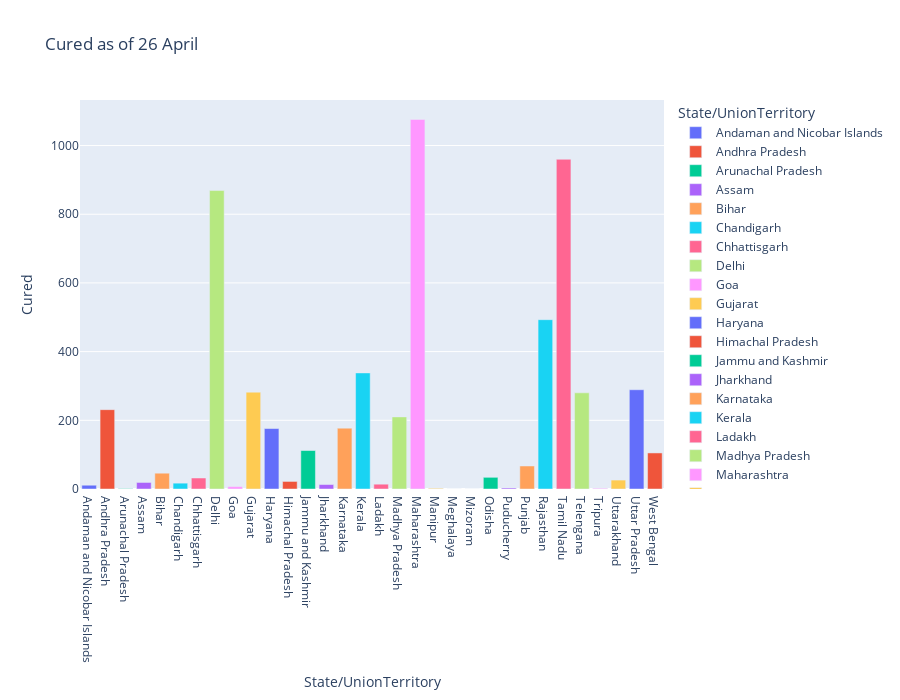

The cell this chart's notebook holds for it:
### Code cell
fig.show()

### Figure 1 — Plotly figure (JSON) as saved in the notebook; plotly's stock layout.template omitted (floating-point values rounded to 4 significant figures)
{"data": [{"alignmentgroup": "True", "hoverlabel": {"namelength": 0}, "hovertemplate": "State/UnionTerritory=%{x}<br>Cured=%{y}", "legendgroup": "Andaman and Nicobar Islands", "marker": {"color": "#636efa"}, "name": "Andaman and Nicobar Islands", "offsetgroup": "Andaman and Nicobar Islands", "orientation": "v", "showlegend": true, "textposition": "auto", "type": "bar", "x": ["Andaman and Nicobar Islands"], "xaxis": "x", "y": [11], "yaxis": "y"}, {"alignmentgroup": "True", "hoverlabel": {"namelength": 0}, "hovertemplate": "State/UnionTerritory=%{x}<br>Cured=%{y}", "legendgroup": "Andhra Pradesh", "marker": {"color": "#EF553B"}, "name": "Andhra Pradesh", "offsetgroup": "Andhra Pradesh", "orientation": "v", "showlegend": true, "textposition": "auto", "type": "bar", "x": ["Andhra Pradesh"], "xaxis": "x", "y": [231], "yaxis": "y"}, {"alignmentgroup": "True", "hoverlabel": {"namelength": 0}, "hovertemplate": "State/UnionTerritory=%{x}<br>Cured=%{y}", "legendgroup": "Arunachal Pradesh", "marker": {"color": "#00cc96"}, "name": "Arunachal Pradesh", "offsetgroup": "Arunachal Pradesh", "orientation": "v", "showlegend": true, "textposition": "auto", "type": "bar", "x": ["Arunachal Pradesh"], "xaxis": "x", "y": [1], "yaxis": "y"}, {"alignmentgroup": "True", "hoverlabel": {"namelength": 0}, "hovertemplate": "State/UnionTerritory=%{x}<br>Cured=%{y}", "legendgroup": "Assam", "marker": {"color": "#ab63fa"}, "name": "Assam", "offsetgroup": "Assam", "orientation": "v", "showlegend": true, "textposition": "auto", "type": "bar", "x": ["Assam"], "xaxis": "x", "y": [19], "yaxis": "y"}, {"alignmentgroup": "True", "hoverlabel": {"namelength": 0}, "hovertemplate": "State/UnionTerritory=%{x}<br>Cured=%{y}", "legendgroup": "Bihar", "marker": {"color": "#FFA15A"}, "name": "Bihar", "offsetgroup": "Bihar", "orientation": "v", "showlegend": true, "textposition": "auto", "type": "bar", "x": ["Bihar"], "xaxis": "x", "y": [46], "yaxis": "y"}, {"alignmentgroup": "True", "hoverlabel": {"namelength": 0}, "hovertemplate": "State/UnionTerritory=%{x}<br>Cured=%{y}", "legendgroup": "Chandigarh", "marker": {"color": "#19d3f3"}, "name": "Chandigarh", "offsetgroup": "Chandigarh", "orientation": "v", "showlegend": true, "textposition": "auto", "type": "bar", "x": ["Chandigarh"], "xaxis": "x", "y": [17], "yaxis": "y"}, {"alignmentgroup": "True", "hoverlabel": {"namelength": 0}, "hovertemplate": "State/UnionTerritory=%{x}<br>Cured=%{y}", "legendgroup": "Chhattisgarh", "marker": {"color": "#FF6692"}, "name": "Chhattisgarh", "offsetgroup": "Chhattisgarh", "orientation": "v", "showlegend": true, "textposition": "auto", "type": "bar", "x": ["Chhattisgarh"], "xaxis": "x", "y": [32], "yaxis": "y"}, {"alignmentgroup": "True", "hoverlabel": {"namelength": 0}, "hovertemplate": "State/UnionTerritory=%{x}<br>Cured=%{y}", "legendgroup": "Delhi", "marker": {"color": "#B6E880"}, "name": "Delhi", "offsetgroup": "Delhi", "orientation": "v", "showlegend": true, "textposition": "auto", "type": "bar", "x": ["Delhi"], "xaxis": "x", "y": [869], "yaxis": "y"}, {"alignmentgroup": "True", "hoverlabel": {"namelength": 0}, "hovertemplate": "State/UnionTerritory=%{x}<br>Cured=%{y}", "legendgroup": "Goa", "marker": {"color": "#FF97FF"}, "name": "Goa", "offsetgroup": "Goa", "orientation": "v", "showlegend": true, "textposition": "auto", "type": "bar", "x": ["Goa"], "xaxis": "x", "y": [7], "yaxis": "y"}, {"alignmentgroup": "True", "hoverlabel": {"namelength": 0}, "hovertemplate": "State/UnionTerritory=%{x}<br>Cured=%{y}", "legendgroup": "Gujarat", "marker": {"color": "#FECB52"}, "name": "Gujarat", "offsetgroup": "Gujarat", "orientation": "v", "showlegend": true, "textposition": "auto", "type": "bar", "x": ["Gujarat"], "xaxis": "x", "y": [282], "yaxis": "y"}, {"alignmentgroup": "True", "hoverlabel": {"namelength": 0}, "hovertemplate": "State/UnionTerritory=%{x}<br>Cured=%{y}", "legendgroup": "Haryana", "marker": {"color": "#636efa"}, "name": "Haryana", "offsetgroup": "Haryana", "orientation": "v", "showlegend": true, "textposition": "auto", "type": "bar", "x": ["Haryana"], "xaxis": "x", "y": [176], "yaxis": "y"}, {"alignmentgroup": "True", "hoverlabel": {"namelength": 0}, "hovertemplate": "State/UnionTerritory=%{x}<br>Cured=%{y}", "legendgroup": "Himachal Pradesh", "marker": {"color": "#EF553B"}, "name": "Himachal Pradesh", "offsetgroup": "Himachal Pradesh", "orientation": "v", "showlegend": true, "textposition": "auto", "type": "bar", "x": ["Himachal Pradesh"], "xaxis": "x", "y": [22], "yaxis": "y"}, {"alignmentgroup": "True", "hoverlabel": {"namelength": 0}, "hovertemplate": "State/UnionTerritory=%{x}<br>Cured=%{y}", "legendgroup": "Jammu and Kashmir", "marker": {"color": "#00cc96"}, "name": "Jammu and Kashmir", "offsetgroup": "Jammu and Kashmir", "orientation": "v", "showlegend": true, "textposition": "auto", "type": "bar", "x": ["Jammu and Kashmir"], "xaxis": "x", "y": [112], "yaxis": "y"}, {"alignmentgroup": "True", "hoverlabel": {"namelength": 0}, "hovertemplate": "State/UnionTerritory=%{x}<br>Cured=%{y}", "legendgroup": "Jharkhand", "marker": {"color": "#ab63fa"}, "name": "Jharkhand", "offsetgroup": "Jharkhand", "orientation": "v", "showlegend": true, "textposition": "auto", "type": "bar", "x": ["Jharkhand"], "xaxis": "x", "y": [13], "yaxis": "y"}, {"alignmentgroup": "True", "hoverlabel": {"namelength": 0}, "hovertemplate": "State/UnionTerritory=%{x}<br>Cured=%{y}", "legendgroup": "Karnataka", "marker": {"color": "#FFA15A"}, "name": "Karnataka", "offsetgroup": "Karnataka", "orientation": "v", "showlegend": true, "textposition": "auto", "type": "bar", "x": ["Karnataka"], "xaxis": "x", "y": [177], "yaxis": "y"}, {"alignmentgroup": "True", "hoverlabel": {"namelength": 0}, "hovertemplate": "State/UnionTerritory=%{x}<br>Cured=%{y}", "legendgroup": "Kerala", "marker": {"color": "#19d3f3"}, "name": "Kerala", "offsetgroup": "Kerala", "orientation": "v", "showlegend": true, "textposition": "auto", "type": "bar", "x": ["Kerala"], "xaxis": "x", "y": [338], "yaxis": "y"}, {"alignmentgroup": "True", "hoverlabel": {"namelength": 0}, "hovertemplate": "State/UnionTerritory=%{x}<br>Cured=%{y}", "legendgroup": "Ladakh", "marker": {"color": "#FF6692"}, "name": "Ladakh", "offsetgroup": "Ladakh", "orientation": "v", "showlegend": true, "textposition": "auto", "type": "bar", "x": ["Ladakh"], "xaxis": "x", "y": [14], "yaxis": "y"}, {"alignmentgroup": "True", "hoverlabel": {"namelength": 0}, "hovertemplate": "State/UnionTerritory=%{x}<br>Cured=%{y}", "legendgroup": "Madhya Pradesh", "marker": {"color": "#B6E880"}, "name": "Madhya Pradesh", "offsetgroup": "Madhya Pradesh", "orientation": "v", "showlegend": true, "textposition": "auto", "type": "bar", "x": ["Madhya Pradesh"], "xaxis": "x", "y": [210], "yaxis": "y"}, {"alignmentgroup": "True", "hoverlabel": {"namelength": 0}, "hovertemplate": "State/UnionTerritory=%{x}<br>Cured=%{y}", "legendgroup": "Maharashtra", "marker": {"color": "#FF97FF"}, "name": "Maharashtra", "offsetgroup": "Maharashtra", "orientation": "v", "showlegend": true, "textposition": "auto", "type": "bar", "x": ["Maharashtra"], "xaxis": "x", "y": [1076], "yaxis": "y"}, {"alignmentgroup": "True", "hoverlabel": {"namelength": 0}, "hovertemplate": "State/UnionTerritory=%{x}<br>Cured=%{y}", "legendgroup": "Manipur", "marker": {"color": "#FECB52"}, "name": "Manipur", "offsetgroup": "Manipur", "orientation": "v", "showlegend": true, "textposition": "auto", "type": "bar", "x": ["Manipur"], "xaxis": "x", "y": [2], "yaxis": "y"}, {"alignmentgroup": "True", "hoverlabel": {"namelength": 0}, "hovertemplate": "State/UnionTerritory=%{x}<br>Cured=%{y}", "legendgroup": "Meghalaya", "marker": {"color": "#636efa"}, "name": "Meghalaya", "offsetgroup": "Meghalaya", "orientation": "v", "showlegend": true, "textposition": "auto", "type": "bar", "x": ["Meghalaya"], "xaxis": "x", "y": [0], "yaxis": "y"}, {"alignmentgroup": "True", "hoverlabel": {"namelength": 0}, "hovertemplate": "State/UnionTerritory=%{x}<br>Cured=%{y}", "legendgroup": "Mizoram", "marker": {"color": "#EF553B"}, "name": "Mizoram", "offsetgroup": "Mizoram", "orientation": "v", "showlegend": true, "textposition": "auto", "type": "bar", "x": ["Mizoram"], "xaxis": "x", "y": [0], "yaxis": "y"}, {"alignmentgroup": "True", "hoverlabel": {"namelength": 0}, "hovertemplate": "State/UnionTerritory=%{x}<br>Cured=%{y}", "legendgroup": "Odisha", "marker": {"color": "#00cc96"}, "name": "Odisha", "offsetgroup": "Odisha", "orientation": "v", "showlegend": true, "textposition": "auto", "type": "bar", "x": ["Odisha"], "xaxis": "x", "y": [34], "yaxis": "y"}, {"alignmentgroup": "True", "hoverlabel": {"namelength": 0}, "hovertemplate": "State/UnionTerritory=%{x}<br>Cured=%{y}", "legendgroup": "Puducherry", "marker": {"color": "#ab63fa"}, "name": "Puducherry", "offsetgroup": "Puducherry", "orientation": "v", "showlegend": true, "textposition": "auto", "type": "bar", "x": ["Puducherry"], "xaxis": "x", "y": [3], "yaxis": "y"}, {"alignmentgroup": "True", "hoverlabel": {"namelength": 0}, "hovertemplate": "State/UnionTerritory=%{x}<br>Cured=%{y}", "legendgroup": "Punjab", "marker": {"color": "#FFA15A"}, "name": "Punjab", "offsetgroup": "Punjab", "orientation": "v", "showlegend": true, "textposition": "auto", "type": "bar", "x": ["Punjab"], "xaxis": "x", "y": [67], "yaxis": "y"}, {"alignmentgroup": "True", "hoverlabel": {"namelength": 0}, "hovertemplate": "State/UnionTerritory=%{x}<br>Cured=%{y}", "legendgroup": "Rajasthan", "marker": {"color": "#19d3f3"}, "name": "Rajasthan", "offsetgroup": "Rajasthan", "orientation": "v", "showlegend": true, "textposition": "auto", "type": "bar", "x": ["Rajasthan"], "xaxis": "x", "y": [493], "yaxis": "y"}, {"alignmentgroup": "True", "hoverlabel": {"namelength": 0}, "hovertemplate": "State/UnionTerritory=%{x}<br>Cured=%{y}", "legendgroup": "Tamil Nadu", "marker": {"color": "#FF6692"}, "name": "Tamil Nadu", "offsetgroup": "Tamil Nadu", "orientation": "v", "showlegend": true, "textposition": "auto", "type": "bar", "x": ["Tamil Nadu"], "xaxis": "x", "y": [960], "yaxis": "y"}, {"alignmentgroup": "True", "hoverlabel": {"namelength": 0}, "hovertemplate": "State/UnionTerritory=%{x}<br>Cured=%{y}", "legendgroup": "Telengana", "marker": {"color": "#B6E880"}, "name": "Telengana", "offsetgroup": "Telengana", "orientation": "v", "showlegend": true, "textposition": "auto", "type": "bar", "x": ["Telengana"], "xaxis": "x", "y": [280], "yaxis": "y"}, {"alignmentgroup": "True", "hoverlabel": {"namelength": 0}, "hovertemplate": "State/UnionTerritory=%{x}<br>Cured=%{y}", "legendgroup": "Tripura", "marker": {"color": "#FF97FF"}, "name": "Tripura", "offsetgroup": "Tripura", "orientation": "v", "showlegend": true, "textposition": "auto", "type": "bar", "x": ["Tripura"], "xaxis": "x", "y": [2], "yaxis": "y"}, {"alignmentgroup": "True", "hoverlabel": {"namelength": 0}, "hovertemplate": "State/UnionTerritory=%{x}<br>Cured=%{y}", "legendgroup": "Uttarakhand", "marker": {"color": "#FECB52"}, "name": "Uttarakhand", "offsetgroup": "Uttarakhand", "orientation": "v", "showlegend": true, "textposition": "auto", "type": "bar", "x": ["Uttarakhand"], "xaxis": "x", "y": [26], "yaxis": "y"}, {"alignmentgroup": "True", "hoverlabel": {"namelength": 0}, "hovertemplate": "State/UnionTerritory=%{x}<br>Cured=%{y}", "legendgroup": "Uttar Pradesh", "marker": {"color": "#636efa"}, "name": "Uttar Pradesh", "offsetgroup": "Uttar Pradesh", "orientation": "v", "showlegend": true, "textposition": "auto", "type": "bar", "x": ["Uttar Pradesh"], "xaxis": "x", "y": [289], "yaxis": "y"}, {"alignmentgroup": "True", "hoverlabel": {"namelength": 0}, "hovertemplate": "State/UnionTerritory=%{x}<br>Cured=%{y}", "legendgroup": "West Bengal", "marker": {"color": "#EF553B"}, "name": "West Bengal", "offsetgroup": "West Bengal", "orientation": "v", "showlegend": true, "textposition": "auto", "type": "bar", "x": ["West Bengal"], "xaxis": "x", "y": [105], "yaxis": "y"}], "layout": {"barmode": "relative", "height": 700, "legend": {"title": {"text": "State/UnionTerritory"}, "tracegroupgap": 0}, "title": {"text": "Cured as of 26 April"}, "xaxis": {"anchor": "y", "categoryarray": ["Andaman and Nicobar Islands", "Andhra Pradesh", "Arunachal Pradesh", "Assam", "Bihar", "Chandigarh", "Chhattisgarh", "Delhi", "Goa", "Gujarat", "Haryana", "Himachal Pradesh", "Jammu and Kashmir", "Jharkhand", "Karnataka", "Kerala", "Ladakh", "Madhya Pradesh", "Maharashtra", "Manipur", "Meghalaya", "Mizoram", "Odisha", "Puducherry", "Punjab", "Rajasthan", "Tamil Nadu", "Telengana", "Tripura", "Uttarakhand", "Uttar Pradesh", "West Bengal"], "categoryorder": "array", "domain": [0, 1], "title": {"text": "State/UnionTerritory"}}, "yaxis": {"anchor": "x", "domain": [0, 1], "title": {"text": "Cured"}}}}
